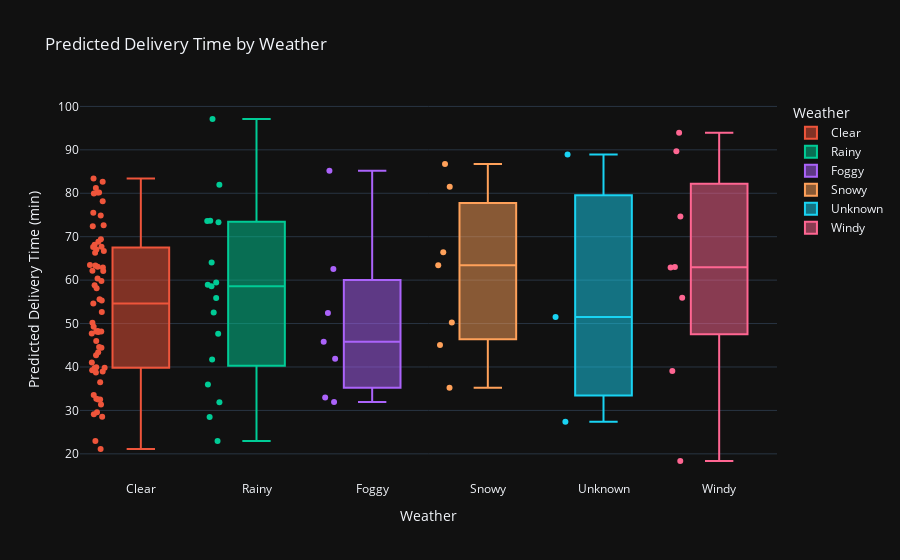
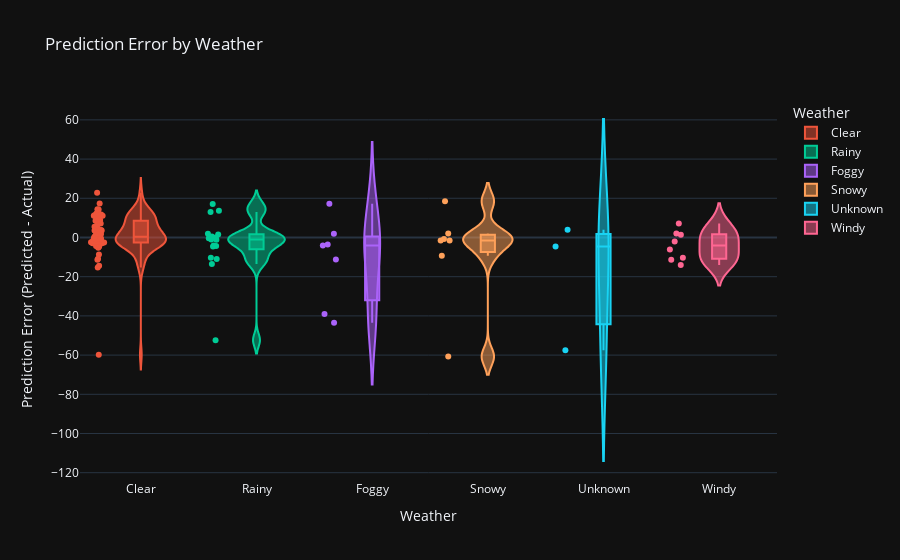

The notebook cell these images were saved under, in order:
### Code cell
config = Global.load_config()
output_dir = Global.get_project_path(config["model"]["data_prep"]["path"], 0)

csv_files = list(output_dir.glob("*_predictions_vs_actuals.csv"))
eval_data = pd.concat([pd.read_csv(f) for f in csv_files], ignore_index=True)

summary = eval_data.groupby("Model").apply(
    lambda df: {
        "MAE": (df["Actual"] - df["Predicted"]).abs().mean(),
        "RMSE": ((df["Actual"] - df["Predicted"]) ** 2).mean() ** 0.5,
        "MAPE": (abs(df["Actual"] - df["Predicted"]) / df["Actual"]).mean() * 100
    }
).apply(pd.Series).reset_index()

print(summary)

g = sns.lmplot(
    data=eval_data, x="Actual", y="Predicted",
    hue="Model", col="Model", col_wrap=3,
    height=4, scatter_kws={"alpha": 0.5}, line_kws={"color": "red"}
)
g.fig.subplots_adjust(top=0.9)
g.fig.suptitle("Predicted vs Actuals by Model")
plt.show()

fig_weather = px.box(
    eval_data,
    x="Weather",
    y="Predicted",
    color="Weather",
    points="all",
    hover_data=eval_data.columns,
    title="Predicted Delivery Time by Weather",
    labels={"Predicted": "Predicted Delivery Time (min)"}
)
fig_weather.update_layout(template="plotly_dark")
fig_weather.show()

eval_data["Error"] = eval_data["Predicted"] - eval_data["Actual"]
fig_error = px.violin(
    eval_data,
    x="Weather",
    y="Error",
    color="Weather",
    box=True,
    points="all",
    hover_data=eval_data.columns,
    title="Prediction Error by Weather",
    labels={"Error": "Prediction Error (Predicted - Actual)"}
)
fig_error.update_layout(template="plotly_dark")
fig_error.show()

### Figure 1 — Plotly figure (JSON) as saved in the notebook; plotly's stock layout.template omitted (floating-point values rounded to 4 significant figures; data arrays with more than 128 entries replaced by an {"elided": "..."} marker saying what was removed)
{"data": [{"alignmentgroup": "True", "boxpoints": "all", "customdata": {"elided": "63x36 mixed values"}, "hovertemplate": "Weather=%{x}<br>Predicted Delivery Time (min)=%{y}<br>PC_1=%{customdata[0]}<br>PC_2=%{customdata[1]}<br>PC_3=%{customdata[2]}<br>PC_4=%{customdata[3]}<br>PC_5=%{customdata[4]}<br>PC_6=%{customdata[5]}<br>PC_7=%{customdata[6]}<br>PC_8=%{customdata[7]}<br>PC_9=%{customdata[8]}<br>PC_10=%{customdata[9]}<br>PC_11=%{customdata[10]}<br>PC_12=%{customdata[11]}<br>PC_13=%{customdata[12]}<br>PC_14=%{customdata[13]}<br>Actual=%{customdata[14]}<br>Model=%{customdata[15]}<br>Distance_km=%{customdata[16]}<br>Preparation_Time_min=%{customdata[17]}<br>Courier_Experience_yrs=%{customdata[18]}<br>Weather_Foggy=%{customdata[19]}<br>Weather_Rainy=%{customdata[20]}<br>Weather_Snowy=%{customdata[21]}<br>Weather_Unknown=%{customdata[22]}<br>Weather_Windy=%{customdata[23]}<br>Traffic_Level_Low=%{customdata[24]}<br>Traffic_Level_Medium=%{customdata[25]}<br>Traffic_Level_Unknown=%{customdata[26]}<br>Time_of_Day_Evening=%{customdata[27]}<br>Time_of_Day_Morning=%{customdata[28]}<br>Time_of_Day_Night=%{customdata[29]}<br>Time_of_Day_Unknown=%{customdata[30]}<br>Vehicle_Type_Car=%{customdata[31]}<br>Vehicle_Type_Scooter=%{customdata[32]}<br>Traffic_Level=%{customdata[33]}<br>Time_of_Day=%{customdata[34]}<br>Vehicle_Type=%{customdata[35]}<extra></extra>", "legendgroup": "Clear", "marker": {"color": "#EF553B"}, "name": "Clear", "notched": false, "offsetgroup": "Clear", "orientation": "v", "showlegend": true, "x": ["Clear", "Clear", "Clear", "Clear", "Clear", "Clear", "Clear", "Clear", "Clear", "Clear", "Clear", "Clear", "Clear", "Clear", "Clear", "Clear", "Clear", "Clear", "Clear", "Clear", "Clear", "Clear", "Clear", "Clear", "Clear", "Clear", "Clear", "Clear", "Clear", "Clear", "Clear", "Clear", "Clear", "Clear", "Clear", "Clear", "Clear", "Clear", "Clear", "Clear", "Clear", "Clear", "Clear", "Clear", "Clear", "Clear", "Clear", "Clear", "Clear", "Clear", "Clear", "Clear", "Clear", "Clear", "Clear", "Clear", "Clear", "Clear", "Clear", "Clear", "Clear", "Clear", "Clear"], "x0": " ", "xaxis": "x", "y": [22.98, 32.51, 48.17, 58.84, 62.15, 43.42, 72.4, 33.56, 47.69, 80.15, 48.19, 63.1, 81.23, 59.82, 38.75, 44.42, 75.5, 79.95, 29.57, 62.11, 55.32, 39.81, 21.1, 78.19, 36.5, 58.15, 52.66, 48.31, 67.67, 60.38, 63.38, 29.13, 63.46, 32.52, 82.65, 66.32, 48.07, 68.12, 46.0, 66.73, 39.95, 39.22, 32.67, 67.64, 39.79, 74.9, 38.97, 69.39, 55.61, 31.39, 41.06, 49.25, 80.2, 42.73, 62.91, 68.82, 28.56, 72.65, 44.62, 67.05, 54.62, 83.37, 50.19], "y0": " ", "yaxis": "y", "type": "box"}, {"alignmentgroup": "True", "boxpoints": "all", "customdata": {"elided": "17x36 mixed values"}, "hovertemplate": "Weather=%{x}<br>Predicted Delivery Time (min)=%{y}<br>PC_1=%{customdata[0]}<br>PC_2=%{customdata[1]}<br>PC_3=%{customdata[2]}<br>PC_4=%{customdata[3]}<br>PC_5=%{customdata[4]}<br>PC_6=%{customdata[5]}<br>PC_7=%{customdata[6]}<br>PC_8=%{customdata[7]}<br>PC_9=%{customdata[8]}<br>PC_10=%{customdata[9]}<br>PC_11=%{customdata[10]}<br>PC_12=%{customdata[11]}<br>PC_13=%{customdata[12]}<br>PC_14=%{customdata[13]}<br>Actual=%{customdata[14]}<br>Model=%{customdata[15]}<br>Distance_km=%{customdata[16]}<br>Preparation_Time_min=%{customdata[17]}<br>Courier_Experience_yrs=%{customdata[18]}<br>Weather_Foggy=%{customdata[19]}<br>Weather_Rainy=%{customdata[20]}<br>Weather_Snowy=%{customdata[21]}<br>Weather_Unknown=%{customdata[22]}<br>Weather_Windy=%{customdata[23]}<br>Traffic_Level_Low=%{customdata[24]}<br>Traffic_Level_Medium=%{customdata[25]}<br>Traffic_Level_Unknown=%{customdata[26]}<br>Time_of_Day_Evening=%{customdata[27]}<br>Time_of_Day_Morning=%{customdata[28]}<br>Time_of_Day_Night=%{customdata[29]}<br>Time_of_Day_Unknown=%{customdata[30]}<br>Vehicle_Type_Car=%{customdata[31]}<br>Vehicle_Type_Scooter=%{customdata[32]}<br>Traffic_Level=%{customdata[33]}<br>Time_of_Day=%{customdata[34]}<br>Vehicle_Type=%{customdata[35]}<extra></extra>", "legendgroup": "Rainy", "marker": {"color": "#00cc96"}, "name": "Rainy", "notched": false, "offsetgroup": "Rainy", "orientation": "v", "showlegend": true, "x": ["Rainy", "Rainy", "Rainy", "Rainy", "Rainy", "Rainy", "Rainy", "Rainy", "Rainy", "Rainy", "Rainy", "Rainy", "Rainy", "Rainy", "Rainy", "Rainy", "Rainy"], "x0": " ", "xaxis": "x", "y": [35.94, 52.53, 73.66, 28.5, 47.64, 59.48, 41.72, 58.92, 73.64, 73.35, 58.62, 55.87, 31.88, 81.99, 22.94, 64.04, 97.1], "y0": " ", "yaxis": "y", "type": "box"}, {"alignmentgroup": "True", "boxpoints": "all", "customdata": {"elided": "7x36 mixed values"}, "hovertemplate": "Weather=%{x}<br>Predicted Delivery Time (min)=%{y}<br>PC_1=%{customdata[0]}<br>PC_2=%{customdata[1]}<br>PC_3=%{customdata[2]}<br>PC_4=%{customdata[3]}<br>PC_5=%{customdata[4]}<br>PC_6=%{customdata[5]}<br>PC_7=%{customdata[6]}<br>PC_8=%{customdata[7]}<br>PC_9=%{customdata[8]}<br>PC_10=%{customdata[9]}<br>PC_11=%{customdata[10]}<br>PC_12=%{customdata[11]}<br>PC_13=%{customdata[12]}<br>PC_14=%{customdata[13]}<br>Actual=%{customdata[14]}<br>Model=%{customdata[15]}<br>Distance_km=%{customdata[16]}<br>Preparation_Time_min=%{customdata[17]}<br>Courier_Experience_yrs=%{customdata[18]}<br>Weather_Foggy=%{customdata[19]}<br>Weather_Rainy=%{customdata[20]}<br>Weather_Snowy=%{customdata[21]}<br>Weather_Unknown=%{customdata[22]}<br>Weather_Windy=%{customdata[23]}<br>Traffic_Level_Low=%{customdata[24]}<br>Traffic_Level_Medium=%{customdata[25]}<br>Traffic_Level_Unknown=%{customdata[26]}<br>Time_of_Day_Evening=%{customdata[27]}<br>Time_of_Day_Morning=%{customdata[28]}<br>Time_of_Day_Night=%{customdata[29]}<br>Time_of_Day_Unknown=%{customdata[30]}<br>Vehicle_Type_Car=%{customdata[31]}<br>Vehicle_Type_Scooter=%{customdata[32]}<br>Traffic_Level=%{customdata[33]}<br>Time_of_Day=%{customdata[34]}<br>Vehicle_Type=%{customdata[35]}<extra></extra>", "legendgroup": "Foggy", "marker": {"color": "#ab63fa"}, "name": "Foggy", "notched": false, "offsetgroup": "Foggy", "orientation": "v", "showlegend": true, "x": ["Foggy", "Foggy", "Foggy", "Foggy", "Foggy", "Foggy", "Foggy"], "x0": " ", "xaxis": "x", "y": [85.21, 62.56, 41.88, 32.97, 52.44, 31.92, 45.8], "y0": " ", "yaxis": "y", "type": "box"}, {"alignmentgroup": "True", "boxpoints": "all", "customdata": {"elided": "7x36 mixed values"}, "hovertemplate": "Weather=%{x}<br>Predicted Delivery Time (min)=%{y}<br>PC_1=%{customdata[0]}<br>PC_2=%{customdata[1]}<br>PC_3=%{customdata[2]}<br>PC_4=%{customdata[3]}<br>PC_5=%{customdata[4]}<br>PC_6=%{customdata[5]}<br>PC_7=%{customdata[6]}<br>PC_8=%{customdata[7]}<br>PC_9=%{customdata[8]}<br>PC_10=%{customdata[9]}<br>PC_11=%{customdata[10]}<br>PC_12=%{customdata[11]}<br>PC_13=%{customdata[12]}<br>PC_14=%{customdata[13]}<br>Actual=%{customdata[14]}<br>Model=%{customdata[15]}<br>Distance_km=%{customdata[16]}<br>Preparation_Time_min=%{customdata[17]}<br>Courier_Experience_yrs=%{customdata[18]}<br>Weather_Foggy=%{customdata[19]}<br>Weather_Rainy=%{customdata[20]}<br>Weather_Snowy=%{customdata[21]}<br>Weather_Unknown=%{customdata[22]}<br>Weather_Windy=%{customdata[23]}<br>Traffic_Level_Low=%{customdata[24]}<br>Traffic_Level_Medium=%{customdata[25]}<br>Traffic_Level_Unknown=%{customdata[26]}<br>Time_of_Day_Evening=%{customdata[27]}<br>Time_of_Day_Morning=%{customdata[28]}<br>Time_of_Day_Night=%{customdata[29]}<br>Time_of_Day_Unknown=%{customdata[30]}<br>Vehicle_Type_Car=%{customdata[31]}<br>Vehicle_Type_Scooter=%{customdata[32]}<br>Traffic_Level=%{customdata[33]}<br>Time_of_Day=%{customdata[34]}<br>Vehicle_Type=%{customdata[35]}<extra></extra>", "legendgroup": "Snowy", "marker": {"color": "#FFA15A"}, "name": "Snowy", "notched": false, "offsetgroup": "Snowy", "orientation": "v", "showlegend": true, "x": ["Snowy", "Snowy", "Snowy", "Snowy", "Snowy", "Snowy", "Snowy"], "x0": " ", "xaxis": "x", "y": [86.74, 81.52, 66.41, 45.08, 35.23, 63.42, 50.23], "y0": " ", "yaxis": "y", "type": "box"}, {"alignmentgroup": "True", "boxpoints": "all", "customdata": [[null, null, null, null, null, null, null, null, null, null, null, null, null, null, 32, "CatBoost", 0.99, 15.0, 5.0, null, null, null, null, null, null, null, null, null, null, null, null, null, null, "Medium", "Evening", "Bike"], [null, null, null, null, null, null, null, null, null, null, null, null, null, null, 85, "CatBoost", 16.8, 19.0, 4.0, null, null, null, null, null, null, null, null, null, null, null, null, null, null, "High", "Morning", "Car"], [null, null, null, null, null, null, null, null, null, null, null, null, null, null, 109, "CatBoost", 8.83, 12.0, 3.0, null, null, null, null, null, null, null, null, null, null, null, null, null, null, "Medium", "Evening", "Scooter"]], "hovertemplate": "Weather=%{x}<br>Predicted Delivery Time (min)=%{y}<br>PC_1=%{customdata[0]}<br>PC_2=%{customdata[1]}<br>PC_3=%{customdata[2]}<br>PC_4=%{customdata[3]}<br>PC_5=%{customdata[4]}<br>PC_6=%{customdata[5]}<br>PC_7=%{customdata[6]}<br>PC_8=%{customdata[7]}<br>PC_9=%{customdata[8]}<br>PC_10=%{customdata[9]}<br>PC_11=%{customdata[10]}<br>PC_12=%{customdata[11]}<br>PC_13=%{customdata[12]}<br>PC_14=%{customdata[13]}<br>Actual=%{customdata[14]}<br>Model=%{customdata[15]}<br>Distance_km=%{customdata[16]}<br>Preparation_Time_min=%{customdata[17]}<br>Courier_Experience_yrs=%{customdata[18]}<br>Weather_Foggy=%{customdata[19]}<br>Weather_Rainy=%{customdata[20]}<br>Weather_Snowy=%{customdata[21]}<br>Weather_Unknown=%{customdata[22]}<br>Weather_Windy=%{customdata[23]}<br>Traffic_Level_Low=%{customdata[24]}<br>Traffic_Level_Medium=%{customdata[25]}<br>Traffic_Level_Unknown=%{customdata[26]}<br>Time_of_Day_Evening=%{customdata[27]}<br>Time_of_Day_Morning=%{customdata[28]}<br>Time_of_Day_Night=%{customdata[29]}<br>Time_of_Day_Unknown=%{customdata[30]}<br>Vehicle_Type_Car=%{customdata[31]}<br>Vehicle_Type_Scooter=%{customdata[32]}<br>Traffic_Level=%{customdata[33]}<br>Time_of_Day=%{customdata[34]}<br>Vehicle_Type=%{customdata[35]}<extra></extra>", "legendgroup": "Unknown", "marker": {"color": "#19d3f3"}, "name": "Unknown", "notched": false, "offsetgroup": "Unknown", "orientation": "v", "showlegend": true, "x": ["Unknown", "Unknown", "Unknown"], "x0": " ", "xaxis": "x", "y": [27.41, 88.9, 51.52], "y0": " ", "yaxis": "y", "type": "box"}, {"alignmentgroup": "True", "boxpoints": "all", "customdata": {"elided": "8x36 mixed values"}, "hovertemplate": "Weather=%{x}<br>Predicted Delivery Time (min)=%{y}<br>PC_1=%{customdata[0]}<br>PC_2=%{customdata[1]}<br>PC_3=%{customdata[2]}<br>PC_4=%{customdata[3]}<br>PC_5=%{customdata[4]}<br>PC_6=%{customdata[5]}<br>PC_7=%{customdata[6]}<br>PC_8=%{customdata[7]}<br>PC_9=%{customdata[8]}<br>PC_10=%{customdata[9]}<br>PC_11=%{customdata[10]}<br>PC_12=%{customdata[11]}<br>PC_13=%{customdata[12]}<br>PC_14=%{customdata[13]}<br>Actual=%{customdata[14]}<br>Model=%{customdata[15]}<br>Distance_km=%{customdata[16]}<br>Preparation_Time_min=%{customdata[17]}<br>Courier_Experience_yrs=%{customdata[18]}<br>Weather_Foggy=%{customdata[19]}<br>Weather_Rainy=%{customdata[20]}<br>Weather_Snowy=%{customdata[21]}<br>Weather_Unknown=%{customdata[22]}<br>Weather_Windy=%{customdata[23]}<br>Traffic_Level_Low=%{customdata[24]}<br>Traffic_Level_Medium=%{customdata[25]}<br>Traffic_Level_Unknown=%{customdata[26]}<br>Time_of_Day_Evening=%{customdata[27]}<br>Time_of_Day_Morning=%{customdata[28]}<br>Time_of_Day_Night=%{customdata[29]}<br>Time_of_Day_Unknown=%{customdata[30]}<br>Vehicle_Type_Car=%{customdata[31]}<br>Vehicle_Type_Scooter=%{customdata[32]}<br>Traffic_Level=%{customdata[33]}<br>Time_of_Day=%{customdata[34]}<br>Vehicle_Type=%{customdata[35]}<extra></extra>", "legendgroup": "Windy", "marker": {"color": "#FF6692"}, "name": "Windy", "notched": false, "offsetgroup": "Windy", "orientation": "v", "showlegend": true, "x": ["Windy", "Windy", "Windy", "Windy", "Windy", "Windy", "Windy", "Windy"], "x0": " ", "xaxis": "x", "y": [39.07, 55.96, 62.91, 63.05, 74.67, 89.69, 93.91, 18.35], "y0": " ", "yaxis": "y", "type": "box"}], "layout": {"xaxis": {"anchor": "y", "domain": [0.0, 1.0], "title": {"text": "Weather"}, "categoryorder": "array", "categoryarray": [null, "Clear", "Rainy", "Foggy", "Snowy", "Unknown", "Windy"]}, "yaxis": {"anchor": "x", "domain": [0.0, 1.0], "title": {"text": "Predicted Delivery Time (min)"}}, "legend": {"title": {"text": "Weather"}, "tracegroupgap": 0}, "title": {"text": "Predicted Delivery Time by Weather"}, "boxmode": "overlay"}}

### Figure 2 — Plotly figure (JSON) as saved in the notebook; plotly's stock layout.template omitted (floating-point values rounded to 4 significant figures; data arrays with more than 128 entries replaced by an {"elided": "..."} marker saying what was removed)
{"data": [{"alignmentgroup": "True", "box": {"visible": true}, "customdata": {"elided": "63x37 mixed values"}, "hovertemplate": "Weather=%{x}<br>Prediction Error (Predicted - Actual)=%{y}<br>PC_1=%{customdata[0]}<br>PC_2=%{customdata[1]}<br>PC_3=%{customdata[2]}<br>PC_4=%{customdata[3]}<br>PC_5=%{customdata[4]}<br>PC_6=%{customdata[5]}<br>PC_7=%{customdata[6]}<br>PC_8=%{customdata[7]}<br>PC_9=%{customdata[8]}<br>PC_10=%{customdata[9]}<br>PC_11=%{customdata[10]}<br>PC_12=%{customdata[11]}<br>PC_13=%{customdata[12]}<br>PC_14=%{customdata[13]}<br>Actual=%{customdata[14]}<br>Predicted=%{customdata[15]}<br>Model=%{customdata[16]}<br>Distance_km=%{customdata[17]}<br>Preparation_Time_min=%{customdata[18]}<br>Courier_Experience_yrs=%{customdata[19]}<br>Weather_Foggy=%{customdata[20]}<br>Weather_Rainy=%{customdata[21]}<br>Weather_Snowy=%{customdata[22]}<br>Weather_Unknown=%{customdata[23]}<br>Weather_Windy=%{customdata[24]}<br>Traffic_Level_Low=%{customdata[25]}<br>Traffic_Level_Medium=%{customdata[26]}<br>Traffic_Level_Unknown=%{customdata[27]}<br>Time_of_Day_Evening=%{customdata[28]}<br>Time_of_Day_Morning=%{customdata[29]}<br>Time_of_Day_Night=%{customdata[30]}<br>Time_of_Day_Unknown=%{customdata[31]}<br>Vehicle_Type_Car=%{customdata[32]}<br>Vehicle_Type_Scooter=%{customdata[33]}<br>Traffic_Level=%{customdata[34]}<br>Time_of_Day=%{customdata[35]}<br>Vehicle_Type=%{customdata[36]}<extra></extra>", "legendgroup": "Clear", "marker": {"color": "#EF553B"}, "name": "Clear", "offsetgroup": "Clear", "orientation": "v", "points": "all", "scalegroup": "True", "showlegend": true, "x": ["Clear", "Clear", "Clear", "Clear", "Clear", "Clear", "Clear", "Clear", "Clear", "Clear", "Clear", "Clear", "Clear", "Clear", "Clear", "Clear", "Clear", "Clear", "Clear", "Clear", "Clear", "Clear", "Clear", "Clear", "Clear", "Clear", "Clear", "Clear", "Clear", "Clear", "Clear", "Clear", "Clear", "Clear", "Clear", "Clear", "Clear", "Clear", "Clear", "Clear", "Clear", "Clear", "Clear", "Clear", "Clear", "Clear", "Clear", "Clear", "Clear", "Clear", "Clear", "Clear", "Clear", "Clear", "Clear", "Clear", "Clear", "Clear", "Clear", "Clear", "Clear", "Clear", "Clear"], "x0": " ", "xaxis": "x", "y": [-2.021, -2.494, 6.169, 3.841, -0.8482, -2.581, 4.404, -0.4371, -2.309, 10.15, 11.19, -2.9, -59.77, 1.816, -2.248, 8.423, 8.503, 4.949, 3.566, -10.89, 11.32, -2.19, 7.101, 10.19, -0.4997, 11.15, -1.34, -2.691, 12.67, -4.619, 14.38, 2.125, 5.458, -0.4838, -15.35, -8.68, -2.933, 11.12, -1.996, 11.73, -4.049, -4.778, -4.331, -3.363, 2.794, -1.105, 10.97, 0.3899, -0.3922, 3.392, -1.943, 14.25, 12.2, -5.274, 8.914, 22.82, 3.563, -14.35, -2.376, 3.047, -11.38, 17.37, 2.194], "y0": " ", "yaxis": "y", "type": "violin"}, {"alignmentgroup": "True", "box": {"visible": true}, "customdata": {"elided": "17x37 mixed values"}, "hovertemplate": "Weather=%{x}<br>Prediction Error (Predicted - Actual)=%{y}<br>PC_1=%{customdata[0]}<br>PC_2=%{customdata[1]}<br>PC_3=%{customdata[2]}<br>PC_4=%{customdata[3]}<br>PC_5=%{customdata[4]}<br>PC_6=%{customdata[5]}<br>PC_7=%{customdata[6]}<br>PC_8=%{customdata[7]}<br>PC_9=%{customdata[8]}<br>PC_10=%{customdata[9]}<br>PC_11=%{customdata[10]}<br>PC_12=%{customdata[11]}<br>PC_13=%{customdata[12]}<br>PC_14=%{customdata[13]}<br>Actual=%{customdata[14]}<br>Predicted=%{customdata[15]}<br>Model=%{customdata[16]}<br>Distance_km=%{customdata[17]}<br>Preparation_Time_min=%{customdata[18]}<br>Courier_Experience_yrs=%{customdata[19]}<br>Weather_Foggy=%{customdata[20]}<br>Weather_Rainy=%{customdata[21]}<br>Weather_Snowy=%{customdata[22]}<br>Weather_Unknown=%{customdata[23]}<br>Weather_Windy=%{customdata[24]}<br>Traffic_Level_Low=%{customdata[25]}<br>Traffic_Level_Medium=%{customdata[26]}<br>Traffic_Level_Unknown=%{customdata[27]}<br>Time_of_Day_Evening=%{customdata[28]}<br>Time_of_Day_Morning=%{customdata[29]}<br>Time_of_Day_Night=%{customdata[30]}<br>Time_of_Day_Unknown=%{customdata[31]}<br>Vehicle_Type_Car=%{customdata[32]}<br>Vehicle_Type_Scooter=%{customdata[33]}<br>Traffic_Level=%{customdata[34]}<br>Time_of_Day=%{customdata[35]}<br>Vehicle_Type=%{customdata[36]}<extra></extra>", "legendgroup": "Rainy", "marker": {"color": "#00cc96"}, "name": "Rainy", "offsetgroup": "Rainy", "orientation": "v", "points": "all", "scalegroup": "True", "showlegend": true, "x": ["Rainy", "Rainy", "Rainy", "Rainy", "Rainy", "Rainy", "Rainy", "Rainy", "Rainy", "Rainy", "Rainy", "Rainy", "Rainy", "Rainy", "Rainy", "Rainy", "Rainy"], "x0": " ", "xaxis": "x", "y": [1.943, 0.5305, 13.66, 1.503, -0.3589, -13.52, -10.28, -1.079, -52.36, -4.653, -4.381, -4.127, -1.121, -11.01, -0.06234, 13.04, 17.1], "y0": " ", "yaxis": "y", "type": "violin"}, {"alignmentgroup": "True", "box": {"visible": true}, "customdata": {"elided": "7x37 mixed values"}, "hovertemplate": "Weather=%{x}<br>Prediction Error (Predicted - Actual)=%{y}<br>PC_1=%{customdata[0]}<br>PC_2=%{customdata[1]}<br>PC_3=%{customdata[2]}<br>PC_4=%{customdata[3]}<br>PC_5=%{customdata[4]}<br>PC_6=%{customdata[5]}<br>PC_7=%{customdata[6]}<br>PC_8=%{customdata[7]}<br>PC_9=%{customdata[8]}<br>PC_10=%{customdata[9]}<br>PC_11=%{customdata[10]}<br>PC_12=%{customdata[11]}<br>PC_13=%{customdata[12]}<br>PC_14=%{customdata[13]}<br>Actual=%{customdata[14]}<br>Predicted=%{customdata[15]}<br>Model=%{customdata[16]}<br>Distance_km=%{customdata[17]}<br>Preparation_Time_min=%{customdata[18]}<br>Courier_Experience_yrs=%{customdata[19]}<br>Weather_Foggy=%{customdata[20]}<br>Weather_Rainy=%{customdata[21]}<br>Weather_Snowy=%{customdata[22]}<br>Weather_Unknown=%{customdata[23]}<br>Weather_Windy=%{customdata[24]}<br>Traffic_Level_Low=%{customdata[25]}<br>Traffic_Level_Medium=%{customdata[26]}<br>Traffic_Level_Unknown=%{customdata[27]}<br>Time_of_Day_Evening=%{customdata[28]}<br>Time_of_Day_Morning=%{customdata[29]}<br>Time_of_Day_Night=%{customdata[30]}<br>Time_of_Day_Unknown=%{customdata[31]}<br>Vehicle_Type_Car=%{customdata[32]}<br>Vehicle_Type_Scooter=%{customdata[33]}<br>Traffic_Level=%{customdata[34]}<br>Time_of_Day=%{customdata[35]}<br>Vehicle_Type=%{customdata[36]}<extra></extra>", "legendgroup": "Foggy", "marker": {"color": "#ab63fa"}, "name": "Foggy", "offsetgroup": "Foggy", "orientation": "v", "points": "all", "scalegroup": "True", "showlegend": true, "x": ["Foggy", "Foggy", "Foggy", "Foggy", "Foggy", "Foggy", "Foggy"], "x0": " ", "xaxis": "x", "y": [17.21, -43.44, -4.122, -39.03, -3.558, 1.922, -11.2], "y0": " ", "yaxis": "y", "type": "violin"}, {"alignmentgroup": "True", "box": {"visible": true}, "customdata": {"elided": "7x37 mixed values"}, "hovertemplate": "Weather=%{x}<br>Prediction Error (Predicted - Actual)=%{y}<br>PC_1=%{customdata[0]}<br>PC_2=%{customdata[1]}<br>PC_3=%{customdata[2]}<br>PC_4=%{customdata[3]}<br>PC_5=%{customdata[4]}<br>PC_6=%{customdata[5]}<br>PC_7=%{customdata[6]}<br>PC_8=%{customdata[7]}<br>PC_9=%{customdata[8]}<br>PC_10=%{customdata[9]}<br>PC_11=%{customdata[10]}<br>PC_12=%{customdata[11]}<br>PC_13=%{customdata[12]}<br>PC_14=%{customdata[13]}<br>Actual=%{customdata[14]}<br>Predicted=%{customdata[15]}<br>Model=%{customdata[16]}<br>Distance_km=%{customdata[17]}<br>Preparation_Time_min=%{customdata[18]}<br>Courier_Experience_yrs=%{customdata[19]}<br>Weather_Foggy=%{customdata[20]}<br>Weather_Rainy=%{customdata[21]}<br>Weather_Snowy=%{customdata[22]}<br>Weather_Unknown=%{customdata[23]}<br>Weather_Windy=%{customdata[24]}<br>Traffic_Level_Low=%{customdata[25]}<br>Traffic_Level_Medium=%{customdata[26]}<br>Traffic_Level_Unknown=%{customdata[27]}<br>Time_of_Day_Evening=%{customdata[28]}<br>Time_of_Day_Morning=%{customdata[29]}<br>Time_of_Day_Night=%{customdata[30]}<br>Time_of_Day_Unknown=%{customdata[31]}<br>Vehicle_Type_Car=%{customdata[32]}<br>Vehicle_Type_Scooter=%{customdata[33]}<br>Traffic_Level=%{customdata[34]}<br>Time_of_Day=%{customdata[35]}<br>Vehicle_Type=%{customdata[36]}<extra></extra>", "legendgroup": "Snowy", "marker": {"color": "#FFA15A"}, "name": "Snowy", "offsetgroup": "Snowy", "orientation": "v", "points": "all", "scalegroup": "True", "showlegend": true, "x": ["Snowy", "Snowy", "Snowy", "Snowy", "Snowy", "Snowy", "Snowy"], "x0": " ", "xaxis": "x", "y": [-9.261, 18.52, -1.591, 2.083, -0.771, -1.577, -60.77], "y0": " ", "yaxis": "y", "type": "violin"}, {"alignmentgroup": "True", "box": {"visible": true}, "customdata": [[null, null, null, null, null, null, null, null, null, null, null, null, null, null, 32, 27.41, "CatBoost", 0.99, 15.0, 5.0, null, null, null, null, null, null, null, null, null, null, null, null, null, null, "Medium", "Evening", "Bike"], [null, null, null, null, null, null, null, null, null, null, null, null, null, null, 85, 88.9, "CatBoost", 16.8, 19.0, 4.0, null, null, null, null, null, null, null, null, null, null, null, null, null, null, "High", "Morning", "Car"], [null, null, null, null, null, null, null, null, null, null, null, null, null, null, 109, 51.52, "CatBoost", 8.83, 12.0, 3.0, null, null, null, null, null, null, null, null, null, null, null, null, null, null, "Medium", "Evening", "Scooter"]], "hovertemplate": "Weather=%{x}<br>Prediction Error (Predicted - Actual)=%{y}<br>PC_1=%{customdata[0]}<br>PC_2=%{customdata[1]}<br>PC_3=%{customdata[2]}<br>PC_4=%{customdata[3]}<br>PC_5=%{customdata[4]}<br>PC_6=%{customdata[5]}<br>PC_7=%{customdata[6]}<br>PC_8=%{customdata[7]}<br>PC_9=%{customdata[8]}<br>PC_10=%{customdata[9]}<br>PC_11=%{customdata[10]}<br>PC_12=%{customdata[11]}<br>PC_13=%{customdata[12]}<br>PC_14=%{customdata[13]}<br>Actual=%{customdata[14]}<br>Predicted=%{customdata[15]}<br>Model=%{customdata[16]}<br>Distance_km=%{customdata[17]}<br>Preparation_Time_min=%{customdata[18]}<br>Courier_Experience_yrs=%{customdata[19]}<br>Weather_Foggy=%{customdata[20]}<br>Weather_Rainy=%{customdata[21]}<br>Weather_Snowy=%{customdata[22]}<br>Weather_Unknown=%{customdata[23]}<br>Weather_Windy=%{customdata[24]}<br>Traffic_Level_Low=%{customdata[25]}<br>Traffic_Level_Medium=%{customdata[26]}<br>Traffic_Level_Unknown=%{customdata[27]}<br>Time_of_Day_Evening=%{customdata[28]}<br>Time_of_Day_Morning=%{customdata[29]}<br>Time_of_Day_Night=%{customdata[30]}<br>Time_of_Day_Unknown=%{customdata[31]}<br>Vehicle_Type_Car=%{customdata[32]}<br>Vehicle_Type_Scooter=%{customdata[33]}<br>Traffic_Level=%{customdata[34]}<br>Time_of_Day=%{customdata[35]}<br>Vehicle_Type=%{customdata[36]}<extra></extra>", "legendgroup": "Unknown", "marker": {"color": "#19d3f3"}, "name": "Unknown", "offsetgroup": "Unknown", "orientation": "v", "points": "all", "scalegroup": "True", "showlegend": true, "x": ["Unknown", "Unknown", "Unknown"], "x0": " ", "xaxis": "x", "y": [-4.588, 3.9, -57.48], "y0": " ", "yaxis": "y", "type": "violin"}, {"alignmentgroup": "True", "box": {"visible": true}, "customdata": {"elided": "8x37 mixed values"}, "hovertemplate": "Weather=%{x}<br>Prediction Error (Predicted - Actual)=%{y}<br>PC_1=%{customdata[0]}<br>PC_2=%{customdata[1]}<br>PC_3=%{customdata[2]}<br>PC_4=%{customdata[3]}<br>PC_5=%{customdata[4]}<br>PC_6=%{customdata[5]}<br>PC_7=%{customdata[6]}<br>PC_8=%{customdata[7]}<br>PC_9=%{customdata[8]}<br>PC_10=%{customdata[9]}<br>PC_11=%{customdata[10]}<br>PC_12=%{customdata[11]}<br>PC_13=%{customdata[12]}<br>PC_14=%{customdata[13]}<br>Actual=%{customdata[14]}<br>Predicted=%{customdata[15]}<br>Model=%{customdata[16]}<br>Distance_km=%{customdata[17]}<br>Preparation_Time_min=%{customdata[18]}<br>Courier_Experience_yrs=%{customdata[19]}<br>Weather_Foggy=%{customdata[20]}<br>Weather_Rainy=%{customdata[21]}<br>Weather_Snowy=%{customdata[22]}<br>Weather_Unknown=%{customdata[23]}<br>Weather_Windy=%{customdata[24]}<br>Traffic_Level_Low=%{customdata[25]}<br>Traffic_Level_Medium=%{customdata[26]}<br>Traffic_Level_Unknown=%{customdata[27]}<br>Time_of_Day_Evening=%{customdata[28]}<br>Time_of_Day_Morning=%{customdata[29]}<br>Time_of_Day_Night=%{customdata[30]}<br>Time_of_Day_Unknown=%{customdata[31]}<br>Vehicle_Type_Car=%{customdata[32]}<br>Vehicle_Type_Scooter=%{customdata[33]}<br>Traffic_Level=%{customdata[34]}<br>Time_of_Day=%{customdata[35]}<br>Vehicle_Type=%{customdata[36]}<extra></extra>", "legendgroup": "Windy", "marker": {"color": "#FF6692"}, "name": "Windy", "offsetgroup": "Windy", "orientation": "v", "points": "all", "scalegroup": "True", "showlegend": true, "x": ["Windy", "Windy", "Windy", "Windy", "Windy", "Windy", "Windy", "Windy"], "x0": " ", "xaxis": "x", "y": [7.073, -2.041, -6.088, 2.045, -10.33, -11.31, -14.09, 1.354], "y0": " ", "yaxis": "y", "type": "violin"}], "layout": {"xaxis": {"anchor": "y", "domain": [0.0, 1.0], "title": {"text": "Weather"}, "categoryorder": "array", "categoryarray": [null, "Clear", "Rainy", "Foggy", "Snowy", "Unknown", "Windy"]}, "yaxis": {"anchor": "x", "domain": [0.0, 1.0], "title": {"text": "Prediction Error (Predicted - Actual)"}}, "legend": {"title": {"text": "Weather"}, "tracegroupgap": 0}, "title": {"text": "Prediction Error by Weather"}, "violinmode": "overlay"}}
